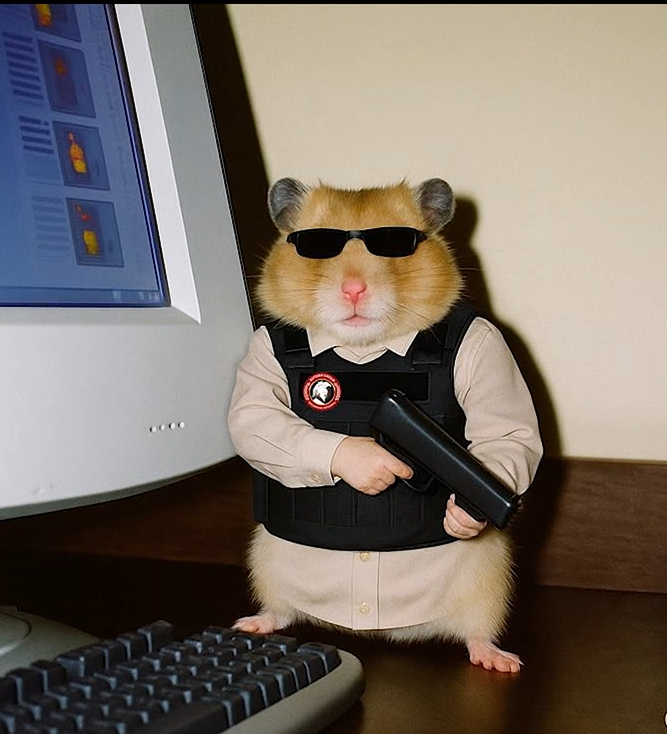
#> input picture OPEN CV/Phase 1/Screenshot 2026-08-17 205434.png, 667 x 734 px, found by its file name
$ python imgprocess.py
#> lines starting #> are read from the running program, lines starting #| are printed output that depends on the picture
import cv2

image = cv2.imread(r'C:\OPEN CV\Phase 1\Screenshot 2026-08-17 205434.png')
#> image is the input picture: shape (734, 667, 3); mean B, G, R 103.5, 111.8, 121.3

if image is not None:
    img1 = image[:, :, 0]  # Extract the first channel (Blue channel)
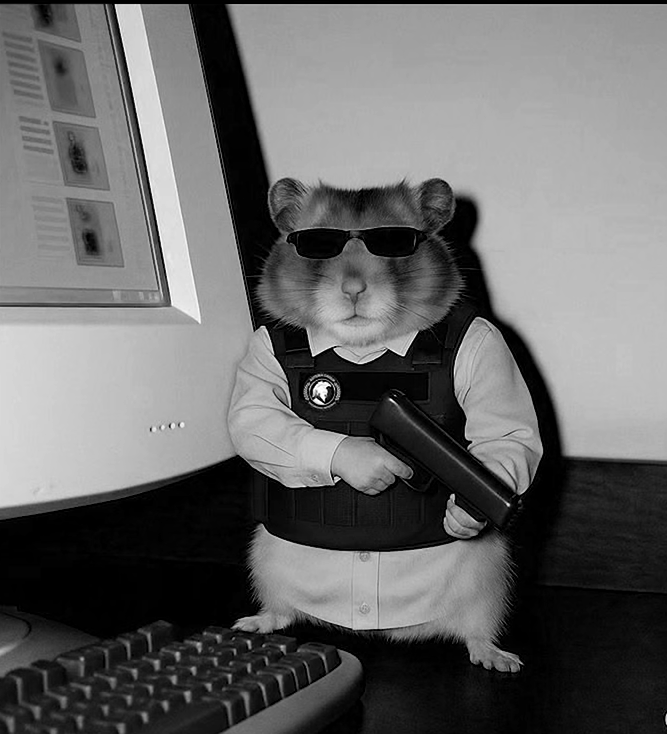
#> img1: shape (734, 667); min 0, max 255, mean 103.5
    img2 = image[:, :, 1]  # Extract the second channel (Green channel)
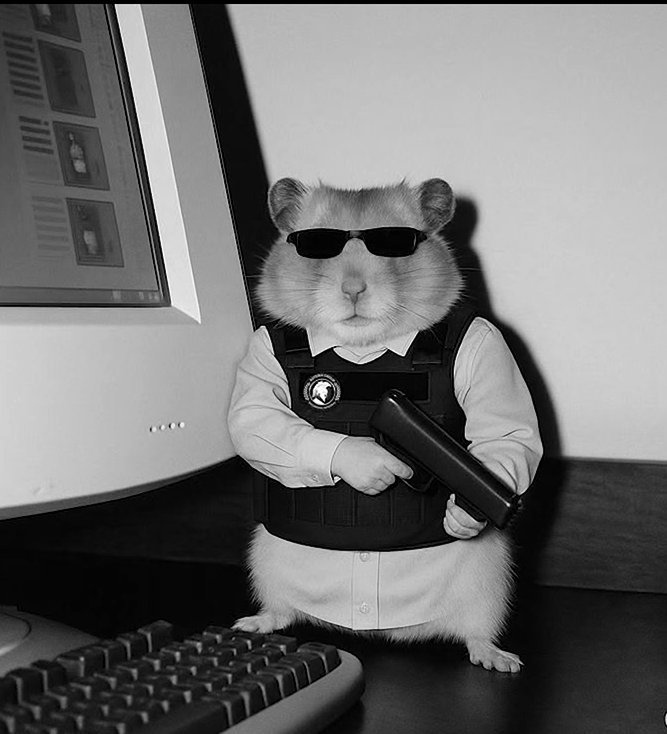
#> img2: shape (734, 667); min 0, max 255, mean 111.8
    img3 = image[:, :, 2]  # Extract the third channel (Red channel)
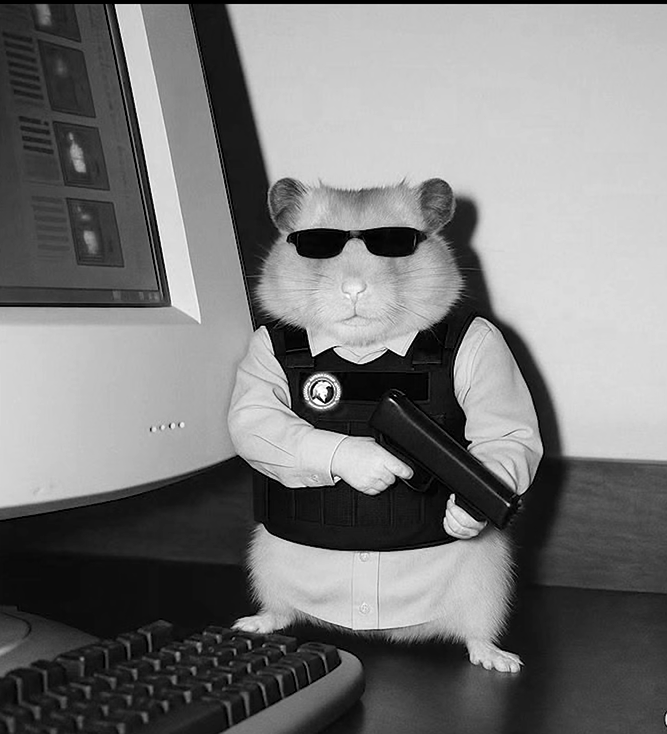
#> img3: shape (734, 667); min 0, max 255, mean 121.3

    cv2.imshow('Channel 1 (Blue)', img1)
    cv2.imshow('Channel 2 (Green)', img2)
    cv2.imshow('Channel 3 (Red)', img3)
    cv2.waitKey(0)
    cv2.destroyAllWindows()
else:
    print("Error: Image not found or unable to load.")
